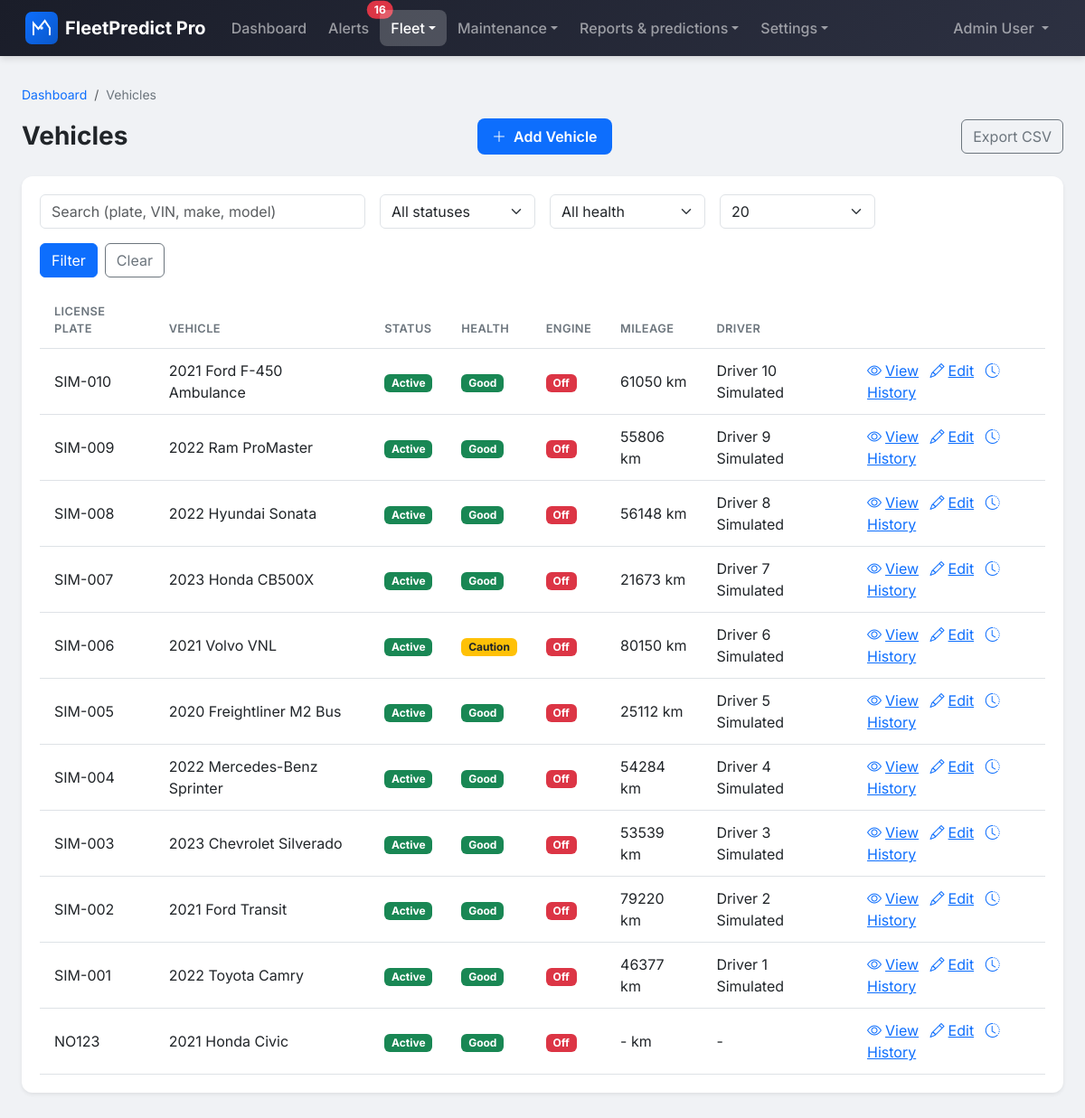
Page /vehicles/ (signed in) on the earlier database version.
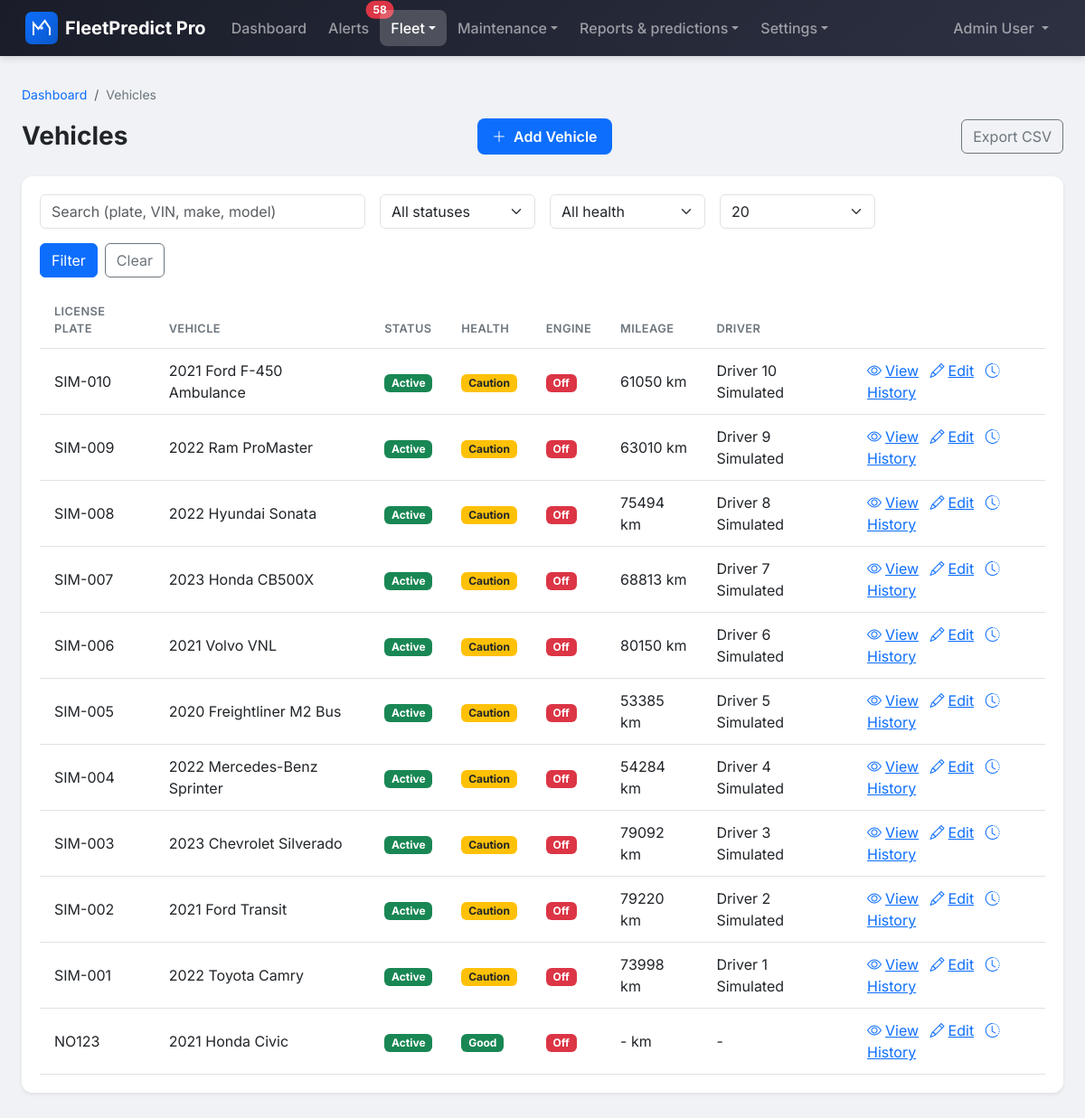
Same page on the later database version.
### apps/vehicles/models.py (models this page shows, shortened)
class Vehicle(models.Model):
    class Status(models.TextChoices):
        ACTIVE = 'active', 'Active'
        INACTIVE = 'inactive', 'Inactive'
        UNDER_MAINTENANCE = 'under_maintenance', 'Under Maintenance'
        RETIRED = 'retired', 'Retired'
    license_plate = models.CharField(max_length=20, unique=True)
    vin = models.CharField(
        max_length=17,
        unique=True,
        help_text='Vehicle Identification Number'
    )
    make = models.CharField(max_length=100)
    model = models.CharField(max_length=100)
    year = models.PositiveIntegerField()
    color = models.CharField(max_length=50, blank=True)
    vehicle_type = models.ForeignKey(
        VehicleType,
        on_delete=models.PROTECT,
        related_name='vehicles',
        null=True,
        blank=True
    )
    status = models.CharField(
        max_length=20,
        choices=Status.choices,
        default=Status.ACTIVE
    )
    current_mileage = models.PositiveIntegerField(
        default=0,
        help_text='Current mileage in kilometers'
    )
    fuel_type = models.CharField(max_length=50, blank=True)
    fuel_capacity = models.DecimalField(
        max_digits=6,
        decimal_places=2,
        null=True,
        blank=True,
        help_text='Fuel capacity in liters'
    )
    assigned_driver = models.ForeignKey(
        settings.AUTH_USER_MODEL,
        on_delete=models.SET_NULL,
        null=True,
        blank=True,
        related_name='assigned_vehicles',
        limit_choices_to={'role': 'driver'}
    )
    notes = models.TextField(blank=True)
    created_at = models.DateTimeField(auto_now_add=True)
    updated_at = models.DateTimeField(auto_now=True)
    created_by = models.ForeignKey(
        settings.AUTH_USER_MODEL,
        on_delete=models.SET_NULL,
        null=True,
        related_name='created_vehicles'
    )
    is_deleted = models.BooleanField(default=False)
    deleted_at = models.DateTimeField(null=True, blank=True)
    last_telemetry_at = models.DateTimeField(null=True, blank=True)
    class Meta:
        verbose_name = 'Vehicle'
        verbose_name_plural = 'Vehicles'
        ordering = ['-created_at']
    @property
    def display_name(self):
        return f'{self.year} {self.make} {self.model}'
    def is_engine_on(self, threshold_seconds=90):
        from django.utils import timezone
        if not self.last_telemetry_at:
            return False
        delta = (timezone.now() - self.last_telemetry_at).total_seconds()
        return delta < threshold_seconds
    def get_health_status(self, alert_days=7):
        from django.utils import timezone
        from datetime import timedelta
        now = timezone.now()
        since = now - timedelta(days=alert_days)
        if self.alerts.filter(
            severity=VehicleAlert.Severity.CRITICAL,
            read_at__isnull=True,
            created_at__gte=since,
        ).exists():
            return 'red'
        overdue = self.maintenance_tasks.filter(
            status__in=['scheduled', 'overdue'],
            scheduled_date__lt=now.date(),
        ).exists()
        if overdue:
            return 'red'
        if self.alerts.filter(
            severity=VehicleAlert.Severity.HIGH,
            read_at__isnull=True,
            created_at__gte=since,
        ).exists():
            return 'yellow'
        next_due = now.date() + timedelta(days=14)
        if self.maintenance_tasks.filter(
            status__in=['scheduled', 'overdue'],
            scheduled_date__lte=next_due,
        ).exists():
            return 'yellow'
        from django.conf import settings
        day_ago = now - timedelta(hours=24)
        thresh = getattr(settings, 'TELEMETRY_PATTERNS_ENGINE_TEMP_HIGH_C', 105)
        if self.telemetry_readings.filter(
            timestamp__gte=day_ago,
            engine_temperature_c__gte=thresh,
        ).exists():
            return 'yellow'
        return 'green'
    @property
    def health_status(self):
        return self.get_health_status()

### apps/users/models.py (models this page shows, shortened)
class User(AbstractBaseUser, PermissionsMixin):
    class Role(models.TextChoices):
        ADMINISTRATOR = 'administrator', 'Administrator'
        FLEET_MANAGER = 'fleet_manager', 'Fleet Manager'
        MECHANIC = 'mechanic', 'Mechanic'
        DRIVER = 'driver', 'Driver'
    email = models.EmailField(unique=True)
    first_name = models.CharField(max_length=150)
    last_name = models.CharField(max_length=150)
    role = models.CharField(
        max_length=20,
        choices=Role.choices,
        default=Role.DRIVER
    )
    is_active = models.BooleanField(default=True)
    is_staff = models.BooleanField(default=False)
    date_joined = models.DateTimeField(default=timezone.now)
    last_login = models.DateTimeField(null=True, blank=True)
    objects = UserManager()
    USERNAME_FIELD = 'email'
    REQUIRED_FIELDS = ['first_name', 'last_name']
    class Meta:
        verbose_name = 'User'
        verbose_name_plural = 'Users'
        ordering = ['-date_joined']
    def get_full_name(self):
        return f'{self.first_name} {self.last_name}'.strip()
    @property
    def is_driver(self):
        return self.role == self.Role.DRIVER
    def can_manage_vehicles(self):
        return self.role in [self.Role.ADMINISTRATOR, self.Role.FLEET_MANAGER]
    def can_manage_maintenance(self):
        return self.role in [
            self.Role.ADMINISTRATOR,
            self.Role.FLEET_MANAGER,
            self.Role.MECHANIC
        ]
    def can_view_reports(self):
        return self.role in [self.Role.ADMINISTRATOR, self.Role.FLEET_MANAGER]
    def can_manage_platform(self):
        return self.role == self.Role.ADMINISTRATOR

### apps/vehicles/views.py (the view, shortened to what this page needs)
# urls.py: path('', VehicleListView.as_view(), name='vehicle_list'),
class VehicleListView(LoginRequiredMixin, ListView):
    model = Vehicle
    template_name = 'vehicles/vehicle_list.html'
    context_object_name = 'vehicles'
    paginate_by = 20
    def get_paginate_by(self, queryset):
        per = self.request.GET.get('per_page', '20')
        if per in ('10', '20', '50'):
            return int(per)
        return 20
    def get_queryset(self):
        user = self.request.user
        queryset = Vehicle.objects.filter(is_deleted=False)
        if user.is_driver:
            queryset = queryset.filter(assigned_driver=user)
        status_filter = self.request.GET.get('status')
        if status_filter:
            queryset = queryset.filter(status=status_filter)
        search = self.request.GET.get('search')
        queryset = queryset.order_by('-created_at')
        health_filter = self.request.GET.get('health')
        if health_filter and health_filter in ('green', 'yellow', 'red'):
            matching_ids = [v.id for v in queryset if v.get_health_status() == health_filter]
            queryset = queryset.filter(id__in=matching_ids)
        return queryset
    def get_context_data(self, **kwargs):
        context = super().get_context_data(**kwargs)
        context['can_manage'] = self.request.user.can_manage_vehicles()
        context['status_choices'] = Vehicle.Status.choices
        context['health_choices'] = [('green', 'Buena'), ('yellow', 'Precaución'), ('red', 'Crítica')]
        return context

### fleetpredict/context_processors.py (called while the page is built)
def alerts_unread_count(request):
    out = {'alerts_unread_count': 0}
    if not getattr(request, 'user', None) or not request.user.is_authenticated:
        return out
    user = request.user
    vehicle_ids = Vehicle.objects.filter(is_deleted=False)
    if user.is_driver:
        vehicle_ids = vehicle_ids.filter(assigned_driver=user)
    vehicle_ids = list(vehicle_ids.values_list('id', flat=True))
    if not vehicle_ids:
        return out
    out['alerts_unread_count'] = VehicleAlert.objects.filter(
        vehicle_id__in=vehicle_ids,
        read_at__isnull=True,
    ).count()
    return out

### templates/vehicles/vehicle_list.html (shortened to what this page needs)
{% extends "base.html" %}
{% load fp_extras %}
{% block breadcrumb %}
<nav aria-label="breadcrumb" class="breadcrumb-fp">
  <ol class="breadcrumb mb-0">
    <li class="breadcrumb-item"><a href="{% url 'dashboard:index' %}">Dashboard</a></li>
    <li class="breadcrumb-item active" aria-current="page">Vehicles</li>
  </ol>
</nav>
{% endblock %}
{% block content %}
<div class="d-flex flex-wrap justify-content-between align-items-center gap-2 mb-4">
  <h2 class="page-title mb-0">Vehicles</h2>
  {% if can_manage %}
  <a href="{% url 'vehicles:vehicle_create' %}" class="btn btn-primary btn-fp-primary"><i class="bi bi-plus-lg me-1"></i> Add Vehicle</a>
  <a href="{% url 'vehicles:vehicles_export_csv' %}" class="btn btn-outline-secondary">Export CSV</a>
  {% endif %}
</div>
<div class="card card-fp">
  <div class="card-body">
    <form method="get" class="row g-3 mb-3">
      <div class="col-md-4">
        <input type="text" name="search" id="id_search" class="form-control" placeholder="Search (plate, VIN, make, model)" value="{{ request.GET.search }}">
      </div>
      <div class="col-md-2">
        <select name="status" id="id_status_filter" class="form-select" aria-label="Filter by status">
          <option value="">All statuses</option>
        </select>
      </div>
      <div class="col-md-2">
        <select name="health" id="id_health_filter" class="form-select" aria-label="Filter by health">
          <option value="">All health</option>
        </select>
      </div>
      <div class="col-md-2">
        <select name="per_page" id="id_per_page" class="form-select" aria-label="Results per page">
          <option value="20" {% if request.GET.per_page == '20' or not request.GET.per_page %}selected{% endif %}>20</option>
        </select>
      </div>
      <div class="col-md-4 d-flex gap-2 align-items-end">
        <button type="submit" class="btn btn-primary">Filter</button>
        <a href="{% url 'vehicles:vehicle_list' %}" class="btn btn-outline-secondary">Clear</a>
      </div>
    </form>
    <div class="fp-table-wrap table-responsive">
      <table class="table table-fp table-hover">
        <thead>
          <tr>
            <th>License Plate</th>
            <th>Vehicle</th>
            <th>Status</th>
            <th>Health</th>
            <th>Engine</th>
            <th>Mileage</th>
            <th>Driver</th>
            <th></th>
          </tr>
        </thead>
        <tbody>
          {% for v in vehicles %}
          <tr>
            <td>{{ v.license_plate }}</td>
            <td>{{ v.display_name }}</td>
            <td><span class="badge bg-{% if v.status == 'active' %}success{% elif v.status == 'under_maintenance' %}warning text-dark{% elif v.status == 'retired' %}secondary{% else %}secondary{% endif %}">{{ v.get_status_display }}</span></td>
            <td><span class="badge bg-{% if v.health_status == 'green' %}success{% elif v.health_status == 'yellow' %}warning text-dark{% else %}danger{% endif %}">{% if v.health_status == 'green' %}Good{% elif v.health_status == 'yellow' %}Caution{% else %}Critical{% endif %}</span></td>
            <td><span class="badge bg-{% if v.is_engine_on %}success{% else %}danger{% endif %}">{% if v.is_engine_on %}On{% else %}Off{% endif %}</span></td>
            <td>{{ v.current_mileage|default:"-" }} km</td>
            <td>{% if v.assigned_driver %}{{ v.assigned_driver.get_full_name }}{% else %}-{% endif %}</td>
            <td>
              <a href="{% url 'vehicles:vehicle_detail' v.pk %}"><i class="bi bi-eye me-1"></i>View</a>
              {% if can_manage %}
              <a href="{% url 'vehicles:vehicle_update' v.pk %}" class="ms-2"><i class="bi bi-pencil me-1"></i>Edit</a>
              <a href="{% url 'vehicles:vehicle_history' v.pk %}" class="ms-2"><i class="bi bi-clock-history me-1"></i>History</a>
              {% endif %}
            </td>
          </tr>
          {% empty %}
          <tr><td colspan="8">No vehicles found.</td></tr>
          {% endfor %}
        </tbody>
      </table>
    </div>
  </div>
</div>
{% endblock %}

### templates/base.html (shortened to what this page needs)
{% load static %}
<!DOCTYPE html>
<html lang="en">
<head>
    <link href="https://cdn.jsdelivr.net/npm/bootstrap@5.3/dist/css/bootstrap.min.css" rel="stylesheet">
    <link rel="stylesheet" href="https://cdn.jsdelivr.net/npm/bootstrap-icons@1.11.3/font/bootstrap-icons.min.css">
    <link href="{% static 'css/styles.css' %}" rel="stylesheet">
</head>
<body>
    <nav class="navbar navbar-expand-lg navbar-dark navbar-fp">
        <div class="container-fluid">
            <a class="navbar-brand" href="{% url 'dashboard:index' %}">
                <img src="{% static 'img/logo.svg' %}" alt="" class="fp-logo"> <span>FleetPredict Pro</span>
            </a>
            <div class="collapse navbar-collapse" id="navbarNav">
                <ul class="navbar-nav me-auto">
                    {% if user.is_authenticated %}
                    <li class="nav-item">
                        <a class="nav-link {% if request.resolver_match.namespace == 'dashboard' and request.resolver_match.url_name == 'index' %}active{% endif %}" href="{% url 'dashboard:index' %}">Dashboard</a>
                    </li>
                    <li class="nav-item">
                        <a class="nav-link position-relative {% if request.resolver_match.url_name == 'alerts' %}active{% endif %}" href="{% url 'dashboard:alerts' %}">Alerts{% if alerts_unread_count %}<span class="position-absolute top-0 start-100 translate-middle badge rounded-pill bg-danger">{{ alerts_unread_count }}</span>{% endif %}</a>
                    </li>
                    {% if user.can_manage_vehicles %}
                    <li class="nav-item dropdown">
                        <a class="nav-link dropdown-toggle {% if request.resolver_match.namespace == 'vehicles' %}active{% endif %}" href="#" id="navFleet" role="button" data-bs-toggle="dropdown" aria-expanded="false">Fleet</a>
                    </li>
                    {% else %}
                    <li class="nav-item">
                        <a class="nav-link {% if request.resolver_match.namespace == 'vehicles' %}active{% endif %}" href="{% url 'vehicles:vehicle_list' %}">Vehicles</a>
                    </li>
                    {% endif %}
                    <li class="nav-item dropdown">
                        <a class="nav-link dropdown-toggle " href="#" id="navMaintenance" role="button" data-bs-toggle="dropdown" aria-expanded="false">Maintenance</a>
                    </li>
                    {% if user.can_view_reports %}
                    <li class="nav-item dropdown">
                        <a class="nav-link dropdown-toggle " href="#" id="navReports" role="button" data-bs-toggle="dropdown" aria-expanded="false">Reports &amp; predictions</a>
                    </li>
                    {% endif %}
                    {% if user.can_manage_vehicles or user.can_manage_platform %}
                    <li class="nav-item dropdown">
                        <a class="nav-link dropdown-toggle " href="#" id="navSettings" role="button" data-bs-toggle="dropdown" aria-expanded="false">Settings</a>
                    </li>
                    {% endif %}
                    {% endif %}
                </ul>
                <ul class="navbar-nav">
                    {% if user.is_authenticated %}
                    <li class="nav-item dropdown">
                        <a class="nav-link dropdown-toggle" href="#" id="userDropdown" role="button" data-bs-toggle="dropdown" aria-expanded="false">
                            {{ user.get_full_name|default:user.email }}
                        </a>
                    </li>
                    {% endif %}
                </ul>
            </div>
        </div>
    </nav>
    <main class="container-fluid" id="main-content">
        {% block breadcrumb %}{% endblock %}
        {% block content %}{% endblock %}
    </main>
</body>
</html>

Differences in the rows shown:
changed Vehicle "SIM-010": text "Good" → "Caution"
changed Vehicle "SIM-009": current_mileage "55806" → "63010"; text "Good" → "Caution"
changed Vehicle "SIM-008": current_mileage "56148" → "75494"; text "Good" → "Caution"
changed Vehicle "SIM-007": current_mileage "21673" → "68813"; text "Good" → "Caution"
changed Vehicle "SIM-005": current_mileage "25112" → "53385"; text "Good" → "Caution"
changed Vehicle "SIM-004": text "Good" → "Caution"
changed Vehicle "SIM-003": current_mileage "53539" → "79092"; text "Good" → "Caution"
changed Vehicle "SIM-002": text "Good" → "Caution"
changed Vehicle "SIM-001": current_mileage "46377" → "73998"; text "Good" → "Caution"
Other differences:
{{ alerts_unread_count }}: "16" → "58"
